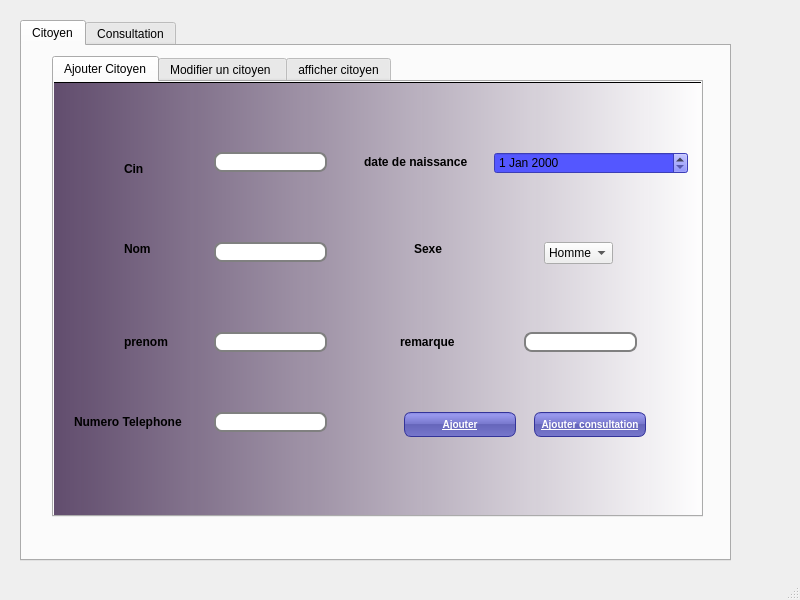
<?xml version="1.0" encoding="UTF-8"?>
<ui version="4.0">
 <class>MainWindow</class>
 <widget class="QMainWindow" name="MainWindow">
  <property name="geometry">
   <rect>
    <x>0</x>
    <y>0</y>
    <width>800</width>
    <height>600</height>
   </rect>
  </property>
  <property name="windowTitle">
   <string>MainWindow</string>
  </property>
  <property name="styleSheet">
   <string notr="true"/>
  </property>
  <widget class="QWidget" name="centralwidget">
   <widget class="QTabWidget" name="tabWidget_2">
    <property name="geometry">
     <rect>
      <x>20</x>
      <y>20</y>
      <width>711</width>
      <height>541</height>
     </rect>
    </property>
    <property name="styleSheet">
     <string notr="true"/>
    </property>
    <property name="currentIndex">
     <number>0</number>
    </property>
    <widget class="QWidget" name="tab_5">
     <attribute name="title">
      <string>Citoyen</string>
     </attribute>
     <widget class="QTabWidget" name="tabWidget_3">
      <property name="geometry">
       <rect>
        <x>30</x>
        <y>10</y>
        <width>651</width>
        <height>461</height>
       </rect>
      </property>
      <property name="styleSheet">
       <string notr="true">QLineEdit {
padding: 1px;
border-style: solid;
border: 2px solid gray;
border-radius: 8px;
}

QPushButton {
color: white;
background-color: QLinearGradient( x1: 0, y1: 0, x2: 0, y2: 1, stop: 0 #88d, stop: 0.1 #99e, stop: 0.49 #77c, stop: 0.5 #66b, stop: 1 #77c);
border-width: 1px;
border-color: #339;
border-style: solid;
border-radius: 7;
padding: 3px;
font-size: 10px;
padding-left: 5px;
padding-right: 5px;
min-width: 100px;
max-width: 80px;
min-height: 17px;
max-height: 17px;
}
QLabel {
font-weight: bold;
font-size: 12px;
}

</string>
      </property>
      <property name="currentIndex">
       <number>0</number>
      </property>
      <widget class="QWidget" name="tab_6">
       <attribute name="title">
        <string>Ajouter Citoyen</string>
       </attribute>
       <widget class="QLabel" name="label_7">
        <property name="geometry">
         <rect>
          <x>70</x>
          <y>80</y>
          <width>47</width>
          <height>13</height>
         </rect>
        </property>
        <property name="text">
         <string>Cin</string>
        </property>
       </widget>
       <widget class="QLabel" name="label_8">
        <property name="geometry">
         <rect>
          <x>70</x>
          <y>160</y>
          <width>47</width>
          <height>13</height>
         </rect>
        </property>
        <property name="text">
         <string>Nom</string>
        </property>
       </widget>
       <widget class="QLabel" name="label_9">
        <property name="geometry">
         <rect>
          <x>70</x>
          <y>250</y>
          <width>61</width>
          <height>20</height>
         </rect>
        </property>
        <property name="text">
         <string>prenom</string>
        </property>
       </widget>
       <widget class="QLabel" name="label_10">
        <property name="geometry">
         <rect>
          <x>20</x>
          <y>330</y>
          <width>131</width>
          <height>20</height>
         </rect>
        </property>
        <property name="text">
         <string>Numero Telephone</string>
        </property>
       </widget>
       <widget class="QLabel" name="label_11">
        <property name="geometry">
         <rect>
          <x>360</x>
          <y>160</y>
          <width>47</width>
          <height>13</height>
         </rect>
        </property>
        <property name="text">
         <string>Sexe</string>
        </property>
       </widget>
       <widget class="QLabel" name="label_12">
        <property name="geometry">
         <rect>
          <x>346</x>
          <y>250</y>
          <width>61</width>
          <height>20</height>
         </rect>
        </property>
        <property name="text">
         <string>remarque</string>
        </property>
       </widget>
       <widget class="QLineEdit" name="le_numero">
        <property name="geometry">
         <rect>
          <x>160</x>
          <y>330</y>
          <width>113</width>
          <height>20</height>
         </rect>
        </property>
       </widget>
       <widget class="QLineEdit" name="le_remarque">
        <property name="geometry">
         <rect>
          <x>470</x>
          <y>250</y>
          <width>113</width>
          <height>20</height>
         </rect>
        </property>
       </widget>
       <widget class="QLineEdit" name="le_cin">
        <property name="geometry">
         <rect>
          <x>160</x>
          <y>70</y>
          <width>113</width>
          <height>20</height>
         </rect>
        </property>
       </widget>
       <widget class="QLineEdit" name="le_nom">
        <property name="geometry">
         <rect>
          <x>160</x>
          <y>160</y>
          <width>113</width>
          <height>20</height>
         </rect>
        </property>
       </widget>
       <widget class="QLineEdit" name="le_prenom">
        <property name="geometry">
         <rect>
          <x>160</x>
          <y>250</y>
          <width>113</width>
          <height>20</height>
         </rect>
        </property>
       </widget>
       <widget class="QLabel" name="label_13">
        <property name="geometry">
         <rect>
          <x>310</x>
          <y>70</y>
          <width>121</width>
          <height>20</height>
         </rect>
        </property>
        <property name="text">
         <string>date de naissance</string>
        </property>
       </widget>
       <widget class="QPushButton" name="ajouter_citoyen">
        <property name="geometry">
         <rect>
          <x>350</x>
          <y>330</y>
          <width>112</width>
          <height>25</height>
         </rect>
        </property>
        <property name="font">
         <font>
          <pointsize>-1</pointsize>
          <weight>75</weight>
          <bold>true</bold>
          <underline>true</underline>
         </font>
        </property>
        <property name="cursor">
         <cursorShape>PointingHandCursor</cursorShape>
        </property>
        <property name="mouseTracking">
         <bool>true</bool>
        </property>
        <property name="text">
         <string>Ajouter</string>
        </property>
       </widget>
       <widget class="QComboBox" name="le_sexe1">
        <property name="geometry">
         <rect>
          <x>490</x>
          <y>160</y>
          <width>69</width>
          <height>22</height>
         </rect>
        </property>
        <item>
         <property name="text">
          <string>Homme </string>
         </property>
        </item>
        <item>
         <property name="text">
          <string>Femme</string>
         </property>
        </item>
       </widget>
       <widget class="QPushButton" name="pushButton">
        <property name="geometry">
         <rect>
          <x>480</x>
          <y>330</y>
          <width>112</width>
          <height>25</height>
         </rect>
        </property>
        <property name="font">
         <font>
          <pointsize>-1</pointsize>
          <weight>75</weight>
          <bold>true</bold>
          <underline>true</underline>
         </font>
        </property>
        <property name="cursor">
         <cursorShape>PointingHandCursor</cursorShape>
        </property>
        <property name="contextMenuPolicy">
         <enum>Qt::NoContextMenu</enum>
        </property>
        <property name="text">
         <string>Ajouter consultation</string>
        </property>
       </widget>
       <widget class="QDateEdit" name="le_daten1">
        <property name="geometry">
         <rect>
          <x>440</x>
          <y>70</y>
          <width>194</width>
          <height>22</height>
         </rect>
        </property>
        <property name="font">
         <font>
          <weight>50</weight>
          <bold>false</bold>
         </font>
        </property>
        <property name="styleSheet">
         <string notr="true">background-color: rgb(84, 87, 255);</string>
        </property>
        <property name="maximumDate">
         <date>
          <year>2021</year>
          <month>4</month>
          <day>8</day>
         </date>
        </property>
        <property name="minimumDate">
         <date>
          <year>1940</year>
          <month>12</month>
          <day>12</day>
         </date>
        </property>
       </widget>
       <widget class="QTableView" name="tableView_4">
        <property name="geometry">
         <rect>
          <x>-30</x>
          <y>0</y>
          <width>681</width>
          <height>441</height>
         </rect>
        </property>
        <property name="styleSheet">
         <string notr="true">background-color: qlineargradient(spread:pad, x1:0, y1:0, x2:1, y2:0, stop:0 rgba(86, 64, 99, 249), stop:1 rgba(255, 255, 255, 255));
</string>
        </property>
       </widget>
       <zorder>tableView_4</zorder>
       <zorder>label_7</zorder>
       <zorder>label_8</zorder>
       <zorder>label_9</zorder>
       <zorder>label_10</zorder>
       <zorder>label_11</zorder>
       <zorder>label_12</zorder>
       <zorder>le_numero</zorder>
       <zorder>le_remarque</zorder>
       <zorder>le_cin</zorder>
       <zorder>le_nom</zorder>
       <zorder>le_prenom</zorder>
       <zorder>label_13</zorder>
       <zorder>ajouter_citoyen</zorder>
       <zorder>le_sexe1</zorder>
       <zorder>pushButton</zorder>
       <zorder>le_daten1</zorder>
      </widget>
      <widget class="QWidget" name="tab_8">
       <attribute name="title">
        <string>Modifier un citoyen </string>
       </attribute>
       <widget class="QTableView" name="tableView">
        <property name="geometry">
         <rect>
          <x>-25</x>
          <y>-9</y>
          <width>681</width>
          <height>421</height>
         </rect>
        </property>
        <property name="styleSheet">
         <string notr="true">background-color: qlineargradient(spread:pad, x1:0, y1:0, x2:1, y2:0, stop:0 rgba(86, 64, 99, 249), stop:1 rgba(255, 255, 255, 255));

</string>
        </property>
       </widget>
       <widget class="QLabel" name="label_14">
        <property name="geometry">
         <rect>
          <x>96</x>
          <y>80</y>
          <width>91</width>
          <height>20</height>
         </rect>
        </property>
        <property name="text">
         <string>Cin de citoyen</string>
        </property>
       </widget>
       <widget class="QLabel" name="label_15">
        <property name="geometry">
         <rect>
          <x>70</x>
          <y>170</y>
          <width>47</width>
          <height>13</height>
         </rect>
        </property>
        <property name="text">
         <string>Nom</string>
        </property>
       </widget>
       <widget class="QLabel" name="label_16">
        <property name="geometry">
         <rect>
          <x>70</x>
          <y>230</y>
          <width>47</width>
          <height>13</height>
         </rect>
        </property>
        <property name="text">
         <string>Prenom</string>
        </property>
       </widget>
       <widget class="QLabel" name="label_17">
        <property name="geometry">
         <rect>
          <x>300</x>
          <y>170</y>
          <width>121</width>
          <height>20</height>
         </rect>
        </property>
        <property name="text">
         <string>date de naissance</string>
        </property>
       </widget>
       <widget class="QLabel" name="label_18">
        <property name="geometry">
         <rect>
          <x>340</x>
          <y>230</y>
          <width>47</width>
          <height>13</height>
         </rect>
        </property>
        <property name="text">
         <string>Sexe</string>
        </property>
       </widget>
       <widget class="QLabel" name="label_19">
        <property name="geometry">
         <rect>
          <x>16</x>
          <y>300</y>
          <width>141</width>
          <height>20</height>
         </rect>
        </property>
        <property name="text">
         <string>numero de telephone</string>
        </property>
       </widget>
       <widget class="QLabel" name="label_20">
        <property name="geometry">
         <rect>
          <x>340</x>
          <y>300</y>
          <width>61</width>
          <height>16</height>
         </rect>
        </property>
        <property name="text">
         <string>Remarque</string>
        </property>
       </widget>
       <widget class="QLineEdit" name="le_nom2">
        <property name="geometry">
         <rect>
          <x>160</x>
          <y>170</y>
          <width>113</width>
          <height>20</height>
         </rect>
        </property>
       </widget>
       <widget class="QLineEdit" name="le_prenom2">
        <property name="geometry">
         <rect>
          <x>160</x>
          <y>230</y>
          <width>113</width>
          <height>20</height>
         </rect>
        </property>
       </widget>
       <widget class="QLineEdit" name="le_numero2">
        <property name="geometry">
         <rect>
          <x>160</x>
          <y>300</y>
          <width>113</width>
          <height>20</height>
         </rect>
        </property>
       </widget>
       <widget class="QLineEdit" name="le_remarque_2">
        <property name="geometry">
         <rect>
          <x>430</x>
          <y>300</y>
          <width>113</width>
          <height>20</height>
         </rect>
        </property>
       </widget>
       <widget class="QLineEdit" name="le_cin2">
        <property name="geometry">
         <rect>
          <x>200</x>
          <y>80</y>
          <width>113</width>
          <height>20</height>
         </rect>
        </property>
       </widget>
       <widget class="QPushButton" name="modifier">
        <property name="geometry">
         <rect>
          <x>380</x>
          <y>80</y>
          <width>112</width>
          <height>25</height>
         </rect>
        </property>
        <property name="font">
         <font>
          <pointsize>-1</pointsize>
          <weight>75</weight>
          <bold>true</bold>
          <underline>true</underline>
         </font>
        </property>
        <property name="cursor">
         <cursorShape>PointingHandCursor</cursorShape>
        </property>
        <property name="text">
         <string>modifier</string>
        </property>
       </widget>
       <widget class="QDateEdit" name="le_daten11">
        <property name="geometry">
         <rect>
          <x>420</x>
          <y>170</y>
          <width>194</width>
          <height>22</height>
         </rect>
        </property>
        <property name="styleSheet">
         <string notr="true">background-color: rgb(84, 87, 255);</string>
        </property>
       </widget>
       <widget class="QComboBox" name="le_sexe11">
        <property name="geometry">
         <rect>
          <x>420</x>
          <y>230</y>
          <width>69</width>
          <height>22</height>
         </rect>
        </property>
        <item>
         <property name="text">
          <string>Homme </string>
         </property>
        </item>
        <item>
         <property name="text">
          <string>Femme</string>
         </property>
        </item>
       </widget>
      </widget>
      <widget class="QWidget" name="tab_7">
       <attribute name="title">
        <string>afficher citoyen</string>
       </attribute>
       <widget class="QTableView" name="tableCitoyen">
        <property name="geometry">
         <rect>
          <x>-10</x>
          <y>1</y>
          <width>671</width>
          <height>431</height>
         </rect>
        </property>
        <property name="styleSheet">
         <string notr="true">
background-color: qlineargradient(spread:pad, x1:0, y1:0, x2:1, y2:0, stop:0 rgba(86, 64, 99, 249), stop:1 rgba(255, 255, 255, 255));

border-image: url(C:/music/policeman-background_48369-15139.jpg) 1 1 1 1 stretch stretch;</string>
        </property>
       </widget>
       <widget class="QLabel" name="label_21">
        <property name="geometry">
         <rect>
          <x>60</x>
          <y>400</y>
          <width>181</width>
          <height>20</height>
         </rect>
        </property>
        <property name="text">
         <string>supprimer/ chercher citoyen </string>
        </property>
       </widget>
       <widget class="QLineEdit" name="le_cin_supp">
        <property name="geometry">
         <rect>
          <x>250</x>
          <y>400</y>
          <width>113</width>
          <height>20</height>
         </rect>
        </property>
       </widget>
       <widget class="QPushButton" name="pb_supp">
        <property name="geometry">
         <rect>
          <x>380</x>
          <y>400</y>
          <width>112</width>
          <height>25</height>
         </rect>
        </property>
        <property name="font">
         <font>
          <pointsize>-1</pointsize>
          <weight>75</weight>
          <bold>true</bold>
          <underline>true</underline>
          <strikeout>false</strikeout>
         </font>
        </property>
        <property name="cursor">
         <cursorShape>PointingHandCursor</cursorShape>
        </property>
        <property name="text">
         <string>Supprimer</string>
        </property>
       </widget>
       <widget class="QPushButton" name="tri">
        <property name="geometry">
         <rect>
          <x>520</x>
          <y>400</y>
          <width>112</width>
          <height>25</height>
         </rect>
        </property>
        <property name="font">
         <font>
          <pointsize>-1</pointsize>
          <weight>75</weight>
          <italic>false</italic>
          <bold>true</bold>
          <underline>true</underline>
         </font>
        </property>
        <property name="cursor">
         <cursorShape>PointingHandCursor</cursorShape>
        </property>
        <property name="text">
         <string>tri</string>
        </property>
       </widget>
      </widget>
     </widget>
    </widget>
    <widget class="QWidget" name="tab_4">
     <attribute name="title">
      <string>Consultation</string>
     </attribute>
     <widget class="QTabWidget" name="tabWidget">
      <property name="geometry">
       <rect>
        <x>10</x>
        <y>10</y>
        <width>671</width>
        <height>491</height>
       </rect>
      </property>
      <property name="styleSheet">
       <string notr="true">QLineEdit {
padding: 1px;
border-style: solid;
border: 2px solid gray;
border-radius: 8px;
}

QPushButton {
color: white;
background-color: QLinearGradient( x1: 0, y1: 0, x2: 0, y2: 1, stop: 0 #88d, stop: 0.1 #99e, stop: 0.49 #77c, stop: 0.5 #66b, stop: 1 #77c);
border-width: 1px;
border-color: #339;
border-style: solid;
border-radius: 7;
padding: 3px;
font-size: 10px;
padding-left: 5px;
padding-right: 5px;
min-width: 100px;
max-width: 80px;
min-height: 17px;
max-height: 17px;
}
QLabel {
font-weight: bold;
font-size: 12px;
}</string>
      </property>
      <property name="currentIndex">
       <number>0</number>
      </property>
      <widget class="QWidget" name="tab">
       <attribute name="title">
        <string>Ajouter un Consultation </string>
       </attribute>
       <widget class="QGroupBox" name="groupBox">
        <property name="geometry">
         <rect>
          <x>0</x>
          <y>0</y>
          <width>701</width>
          <height>471</height>
         </rect>
        </property>
        <widget class="QLabel" name="label">
         <property name="geometry">
          <rect>
           <x>30</x>
           <y>70</y>
           <width>101</width>
           <height>16</height>
          </rect>
         </property>
         <property name="text">
          <string>CIN Assistance</string>
         </property>
        </widget>
        <widget class="QLabel" name="label_2">
         <property name="geometry">
          <rect>
           <x>60</x>
           <y>120</y>
           <width>61</width>
           <height>16</height>
          </rect>
         </property>
         <property name="text">
          <string>Nom </string>
         </property>
        </widget>
        <widget class="QLabel" name="label_3">
         <property name="geometry">
          <rect>
           <x>60</x>
           <y>170</y>
           <width>61</width>
           <height>16</height>
          </rect>
         </property>
         <property name="text">
          <string>Prenom </string>
         </property>
        </widget>
        <widget class="QLabel" name="label_4">
         <property name="geometry">
          <rect>
           <x>336</x>
           <y>70</y>
           <width>131</width>
           <height>20</height>
          </rect>
         </property>
         <property name="text">
          <string>numero téléphone</string>
         </property>
        </widget>
        <widget class="QLabel" name="label_5">
         <property name="geometry">
          <rect>
           <x>346</x>
           <y>120</y>
           <width>131</width>
           <height>20</height>
          </rect>
         </property>
         <property name="text">
          <string>date de consultaion</string>
         </property>
        </widget>
        <widget class="QLabel" name="label_6">
         <property name="geometry">
          <rect>
           <x>336</x>
           <y>170</y>
           <width>141</width>
           <height>20</height>
          </rect>
         </property>
         <property name="text">
          <string>type de consultation</string>
         </property>
        </widget>
        <widget class="QLineEdit" name="le_cin_assis">
         <property name="geometry">
          <rect>
           <x>140</x>
           <y>70</y>
           <width>113</width>
           <height>20</height>
          </rect>
         </property>
        </widget>
        <widget class="QLineEdit" name="le_nom_assis">
         <property name="geometry">
          <rect>
           <x>140</x>
           <y>120</y>
           <width>113</width>
           <height>20</height>
          </rect>
         </property>
        </widget>
        <widget class="QLineEdit" name="le_prenom_assis">
         <property name="geometry">
          <rect>
           <x>140</x>
           <y>170</y>
           <width>113</width>
           <height>20</height>
          </rect>
         </property>
        </widget>
        <widget class="QLineEdit" name="le_numero_tele">
         <property name="geometry">
          <rect>
           <x>490</x>
           <y>70</y>
           <width>113</width>
           <height>20</height>
          </rect>
         </property>
        </widget>
        <widget class="QPushButton" name="pb_ajouter">
         <property name="geometry">
          <rect>
           <x>250</x>
           <y>320</y>
           <width>112</width>
           <height>25</height>
          </rect>
         </property>
         <property name="font">
          <font>
           <pointsize>-1</pointsize>
           <weight>75</weight>
           <bold>true</bold>
           <underline>true</underline>
          </font>
         </property>
         <property name="cursor">
          <cursorShape>PointingHandCursor</cursorShape>
         </property>
         <property name="text">
          <string>Ajouter</string>
         </property>
        </widget>
        <widget class="QComboBox" name="le_type_consultation">
         <property name="geometry">
          <rect>
           <x>490</x>
           <y>170</y>
           <width>101</width>
           <height>22</height>
          </rect>
         </property>
         <item>
          <property name="text">
           <string>En presence</string>
          </property>
         </item>
         <item>
          <property name="text">
           <string>A distance</string>
          </property>
         </item>
        </widget>
        <widget class="QDateEdit" name="le_date">
         <property name="geometry">
          <rect>
           <x>490</x>
           <y>120</y>
           <width>111</width>
           <height>22</height>
          </rect>
         </property>
         <property name="styleSheet">
          <string notr="true">background-color: rgb(84, 87, 255);</string>
         </property>
        </widget>
        <widget class="QLabel" name="label_22">
         <property name="geometry">
          <rect>
           <x>40</x>
           <y>270</y>
           <width>61</width>
           <height>16</height>
          </rect>
         </property>
         <property name="text">
          <string>Citoyen </string>
         </property>
        </widget>
        <widget class="QLineEdit" name="le_citoyen_affec">
         <property name="geometry">
          <rect>
           <x>150</x>
           <y>270</y>
           <width>113</width>
           <height>20</height>
          </rect>
         </property>
        </widget>
        <widget class="QTableView" name="tableView_3">
         <property name="geometry">
          <rect>
           <x>0</x>
           <y>-30</y>
           <width>701</width>
           <height>501</height>
          </rect>
         </property>
         <property name="styleSheet">
          <string notr="true">background-color: qlineargradient(spread:pad, x1:0, y1:0, x2:1, y2:0, stop:0 rgba(86, 64, 99, 249), stop:1 rgba(255, 255, 255, 255));
</string>
         </property>
         <property name="sortingEnabled">
          <bool>false</bool>
         </property>
         <attribute name="horizontalHeaderCascadingSectionResizes">
          <bool>false</bool>
         </attribute>
        </widget>
        <zorder>tableView_3</zorder>
        <zorder>label</zorder>
        <zorder>label_2</zorder>
        <zorder>label_3</zorder>
        <zorder>label_4</zorder>
        <zorder>label_5</zorder>
        <zorder>label_6</zorder>
        <zorder>le_cin_assis</zorder>
        <zorder>le_nom_assis</zorder>
        <zorder>le_prenom_assis</zorder>
        <zorder>le_numero_tele</zorder>
        <zorder>pb_ajouter</zorder>
        <zorder>le_type_consultation</zorder>
        <zorder>le_date</zorder>
        <zorder>label_22</zorder>
        <zorder>le_citoyen_affec</zorder>
       </widget>
      </widget>
      <widget class="QWidget" name="tab_2">
       <attribute name="title">
        <string>Afficher les Consultations</string>
       </attribute>
       <widget class="QTableView" name="tableAssistance">
        <property name="geometry">
         <rect>
          <x>-10</x>
          <y>0</y>
          <width>671</width>
          <height>471</height>
         </rect>
        </property>
        <property name="styleSheet">
         <string notr="true">background-color: qlineargradient(spread:pad, x1:0, y1:0, x2:1, y2:0, stop:0 rgba(86, 64, 99, 249), stop:1 rgba(255, 255, 255, 255));
border-image: url(C:/music/policeman-background_48369-15139.jpg) 1 1 1 1 stretch stretch;</string>
        </property>
       </widget>
       <widget class="QPushButton" name="pb_consultation_supp">
        <property name="geometry">
         <rect>
          <x>380</x>
          <y>430</y>
          <width>112</width>
          <height>25</height>
         </rect>
        </property>
        <property name="font">
         <font>
          <pointsize>-1</pointsize>
          <weight>75</weight>
          <bold>true</bold>
          <underline>true</underline>
         </font>
        </property>
        <property name="cursor">
         <cursorShape>PointingHandCursor</cursorShape>
        </property>
        <property name="text">
         <string>Supprimer</string>
        </property>
       </widget>
       <widget class="QLineEdit" name="le_consultation_supp">
        <property name="geometry">
         <rect>
          <x>230</x>
          <y>430</y>
          <width>113</width>
          <height>20</height>
         </rect>
        </property>
       </widget>
       <widget class="QPushButton" name="pb_tri_consultation">
        <property name="geometry">
         <rect>
          <x>510</x>
          <y>430</y>
          <width>112</width>
          <height>25</height>
         </rect>
        </property>
        <property name="font">
         <font>
          <pointsize>-1</pointsize>
          <weight>75</weight>
          <bold>true</bold>
          <underline>true</underline>
         </font>
        </property>
        <property name="cursor">
         <cursorShape>PointingHandCursor</cursorShape>
        </property>
        <property name="text">
         <string>tri</string>
        </property>
       </widget>
       <widget class="QLabel" name="label_29">
        <property name="geometry">
         <rect>
          <x>30</x>
          <y>430</y>
          <width>181</width>
          <height>20</height>
         </rect>
        </property>
        <property name="text">
         <string>supprimer/ chercher citoyen </string>
        </property>
       </widget>
      </widget>
      <widget class="QWidget" name="tab_3">
       <attribute name="title">
        <string>Modifier une consultation</string>
       </attribute>
       <widget class="QTableView" name="tableView_2">
        <property name="geometry">
         <rect>
          <x>-5</x>
          <y>-19</y>
          <width>671</width>
          <height>491</height>
         </rect>
        </property>
        <property name="styleSheet">
         <string notr="true">background-color: qlineargradient(spread:pad, x1:0, y1:0, x2:1, y2:0, stop:0 rgba(86, 64, 99, 249), stop:1 rgba(255, 255, 255, 255));</string>
        </property>
       </widget>
       <widget class="QLineEdit" name="le_cin_assis2">
        <property name="geometry">
         <rect>
          <x>180</x>
          <y>50</y>
          <width>113</width>
          <height>20</height>
         </rect>
        </property>
       </widget>
       <widget class="QPushButton" name="pb_consultation_modifier">
        <property name="geometry">
         <rect>
          <x>350</x>
          <y>50</y>
          <width>112</width>
          <height>25</height>
         </rect>
        </property>
        <property name="font">
         <font>
          <pointsize>-1</pointsize>
          <weight>75</weight>
          <bold>true</bold>
          <underline>true</underline>
          <strikeout>false</strikeout>
         </font>
        </property>
        <property name="cursor">
         <cursorShape>PointingHandCursor</cursorShape>
        </property>
        <property name="text">
         <string>Modifier</string>
        </property>
       </widget>
       <widget class="QLineEdit" name="le_nom_assis2">
        <property name="geometry">
         <rect>
          <x>130</x>
          <y>170</y>
          <width>113</width>
          <height>20</height>
         </rect>
        </property>
       </widget>
       <widget class="QLineEdit" name="le_prenom_assis2">
        <property name="geometry">
         <rect>
          <x>130</x>
          <y>250</y>
          <width>113</width>
          <height>20</height>
         </rect>
        </property>
       </widget>
       <widget class="QLineEdit" name="le_numero2_2">
        <property name="geometry">
         <rect>
          <x>130</x>
          <y>320</y>
          <width>113</width>
          <height>20</height>
         </rect>
        </property>
       </widget>
       <widget class="QLabel" name="label_23">
        <property name="geometry">
         <rect>
          <x>60</x>
          <y>50</y>
          <width>91</width>
          <height>16</height>
         </rect>
        </property>
        <property name="text">
         <string>Cin Assistance</string>
        </property>
       </widget>
       <widget class="QLabel" name="label_24">
        <property name="geometry">
         <rect>
          <x>10</x>
          <y>170</y>
          <width>91</width>
          <height>16</height>
         </rect>
        </property>
        <property name="text">
         <string>Nom</string>
        </property>
       </widget>
       <widget class="QLabel" name="label_25">
        <property name="geometry">
         <rect>
          <x>10</x>
          <y>250</y>
          <width>91</width>
          <height>16</height>
         </rect>
        </property>
        <property name="text">
         <string>Prenom</string>
        </property>
       </widget>
       <widget class="QLabel" name="label_26">
        <property name="geometry">
         <rect>
          <x>10</x>
          <y>320</y>
          <width>121</width>
          <height>20</height>
         </rect>
        </property>
        <property name="text">
         <string>Numero telephone</string>
        </property>
       </widget>
       <widget class="QLabel" name="label_27">
        <property name="geometry">
         <rect>
          <x>310</x>
          <y>170</y>
          <width>131</width>
          <height>20</height>
         </rect>
        </property>
        <property name="text">
         <string>Date de consultaion</string>
        </property>
       </widget>
       <widget class="QDateEdit" name="le_date2">
        <property name="geometry">
         <rect>
          <x>440</x>
          <y>170</y>
          <width>110</width>
          <height>22</height>
         </rect>
        </property>
       </widget>
       <widget class="QLabel" name="label_28">
        <property name="geometry">
         <rect>
          <x>310</x>
          <y>250</y>
          <width>141</width>
          <height>20</height>
         </rect>
        </property>
        <property name="text">
         <string>type de consultation</string>
        </property>
       </widget>
       <widget class="QComboBox" name="le_type_consultation2">
        <property name="geometry">
         <rect>
          <x>450</x>
          <y>250</y>
          <width>101</width>
          <height>22</height>
         </rect>
        </property>
        <item>
         <property name="text">
          <string>En presence</string>
         </property>
        </item>
        <item>
         <property name="text">
          <string>A distance</string>
         </property>
        </item>
       </widget>
      </widget>
     </widget>
    </widget>
   </widget>
  </widget>
  <widget class="QMenuBar" name="menubar">
   <property name="geometry">
    <rect>
     <x>0</x>
     <y>0</y>
     <width>800</width>
     <height>21</height>
    </rect>
   </property>
  </widget>
  <widget class="QStatusBar" name="statusbar"/>
 </widget>
 <resources/>
 <connections/>
</ui>
